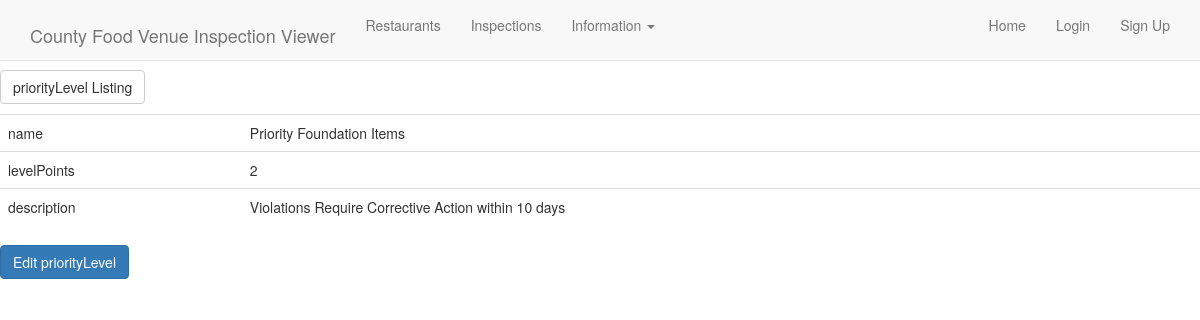
Screenshot of /fvi/fvi/prioritylevel/detail/2/ with the database file from the repository.
### fvi/models.py (models this page shows, shortened)
class priorityLevel(models.Model):
    name = models.CharField(max_length=255)
    levelPoints = models.IntegerField(primary_key=True)
    description = models.TextField(max_length=100)
    class Meta:
        ordering = ('-pk',)
    def get_update_url(self):
        return reverse('fvi_prioritylevel_update', args=(self.pk,))

### fvi/views.py (the view)
# urls.py: url(r'^fvi/prioritylevel/detail/(?P<pk>\S+)/$', views.priorityLevelDetailView.as_view(), name='fvi_prioritylevel_detail'),
class priorityLevelDetailView(DetailView):
    model = priorityLevel

### fvi/templates/fvi/prioritylevel_detail.html
{% extends "base.html" %}
{% load static %}
{% block content %}
<p><a class="btn btn-default" href="{% url 'fvi_prioritylevel_list' %}">priorityLevel Listing</a></p>
<table class="table">
<tr><td>name</td><td>{{ object.name }}</td></tr>
<tr><td>levelPoints</td><td>{{ object.levelPoints }}</td></tr>
<tr><td>description</td><td>{{ object.description }}</td></tr>
</table>
<a class="btn btn-primary" href="{{object.get_update_url}}">Edit priorityLevel</a>
{% endblock %}

### rows the page displays
priorityLevel: name "Priority Foundation Items", levelPoints "2", description "Violations Require Corrective Action within 10 days"
